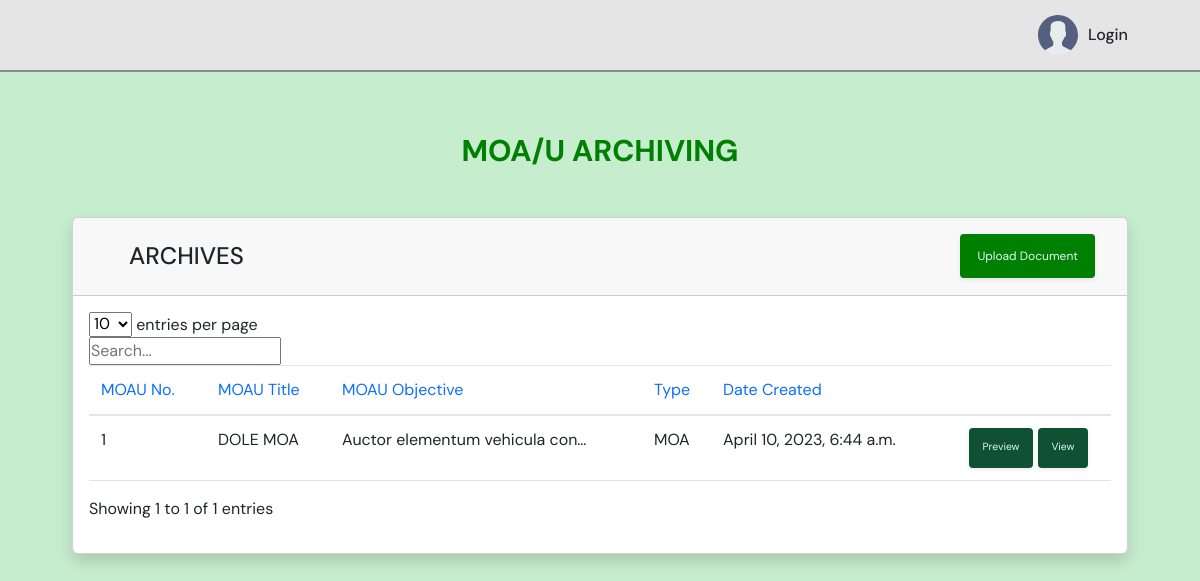
The app's page /moas/ with its own data.
### home/models.py (models this page shows, shortened)
class Moau(models.Model):
    TYPE = (
        ('MOA', 'MOA'),
        ('MOU', 'MOU')
    )
    moau_no = models.CharField(max_length=10, primary_key=True)
    moau_file = models.FileField(null=True, blank=True)
    moau_title = models.CharField(max_length=255, null=True, blank=True)
    moau_type = models.CharField(max_length=100, choices=TYPE, null=True, blank=True)
    moau_objective = models.TextField(null=True, blank=True)
    moau_approve_date = models.DateField(null=True, blank=True)
    moau_notarized_by = models.CharField(max_length=100, null=True, blank=True)
    moau_notarized_date = models.DateField(null=True, blank=True)
    created_at = models.DateTimeField(auto_now_add=True)
    created_by = models.CharField(max_length=100, null=True, blank=True)
    modified_at = models.DateTimeField(auto_now=True)
    modified_by = models.CharField(max_length=100, null=True, blank=True)
    class Meta:
        ordering = ['-created_at']

### home/views.py (the view)
# urls.py: path('moas/', views.moas, name="moas"),
def moas(request):
    moaus = Moau.objects.all()
    context = {
        'navbar': 'moa',
        'moaus': moaus
    }
    return render(request, 'home/moas.html', context)

### templates/home/moas.html (shortened to what this page needs)
{% extends 'index.html' %}
{% load static %}
{% block css %}
<link rel="stylesheet" href="{% static 'css/datatables.css' %}" />
{% endblock css %}
{% block content %}
<main>
	<div class="container">
		<h2 class="head-text">MOA/U ARCHIVING</h2>
		<div class="card shadow mb-4 mt-5">
			<div class="dashboard-header card-header py-3 d-flex flex-row align-items-center justify-content-between">
				<h4 class="font-weight-bold archives">Archives</h4>
				<a href="{% url 'add-moa' %}" class="add-docs d-none d-sm-inline-block btn btn-sm shadow-sm"> Upload Document </a>
			</div>
			<div class="card-body">
				<div class="table-responsive">
					<table class="table datatable" width="100%" cellspacing="0">
						<thead>
							<tr>
								<th>MOAU No.</th>
								<th>MOAU Title</th>
								<th>MOAU Objective</th>
								<th>Type</th>
								<th>Date Created</th>
								<th></th>
							</tr>
						</thead>
						<tbody>
							{% for moa in moaus %}
							<tr>
								<td>{{moa.moau_no}}</td>
								<td>{{moa.moau_title}}</td>
								<td>{{moa.moau_objective|truncatechars:30}}</td>
								<td>{{moa.moau_type}}</td>
								<td>{{moa.created_at}}</td>
								<td class="text-center">
									<span class="pop dl-docs d-none d-sm-inline-block btn btn-sm shadow-sm"> Preview </span>
									<a href="{% url 'moa' moa.moau_no %}" class="dl-docs d-none d-sm-inline-block btn btn-sm shadow-sm"> View </a>
								</td>
							</tr>
							{% endfor %}
						</tbody>
					</table>
				</div>
			</div>
		</div>
	</div>
</main>
 {% endblock content %}

### static/css/style.css (style rules this page uses)
:root { --clr-primary-400: hsl(228, 39%, 23%); --clr-white-500: #e1f6fb; --clr-white: #e5e5e5; --clr-gray: #8b8b8b; --clr-dark-gray: hwb(0 26% 74%); --clr-green-100: #75cb98; --clr-green-200: #5dd693; --clr-green-300: #66b366; --clr-green-400: #00b300; --clr-green-500: #198d19; --clr-green-600: #008000; --clr-green-700: #0f5132; }
*, *::before, *::after { box-sizing: border-box; }
* { margin: 0; padding: 0; font: inherit; }
html, body { position: relative; min-height: 100vh; }
body { font-family: "DM Sans", -apple-system, BlinkMacSystemFont, "Segoe UI", Roboto, Oxygen, Ubuntu, Cantarell, "Open Sans", "Helvetica Neue", sans-serif; text-rendering: optimizeSpeed; line-height: 1.5; background-color: #94dda485; }
a { text-decoration: none; }
main { padding-bottom: 370px; }
.container { padding-inline: 12px; }
.head-text { margin-top: 8.3rem; text-align: center; font-size: 30px; font-weight: 700; color: var(--clr-green-600); }
.archives { padding: 0.5rem 0 0 2.5rem; text-transform: uppercase; }
.add-docs { font-size: 0.75rem; color: var(--clr-white-500); background-color: var(--clr-green-600); padding: 0.75rem 1rem; margin-right: 1rem; }
.dl-docs { font-size: 0.65rem; line-height: 1.2; color: var(--clr-white-500); background-color: var(--clr-green-700); padding: 0.8rem; }
table { border-collapse: collapse; }
.table { width: 100%; margin-bottom: 1rem; color: #858796; }
.table th, .table td { padding: 0.75rem; vertical-align: top; border-top: 1px solid #e3e6f0; }
.table thead th { vertical-align: bottom; border-bottom: 2px solid #e3e6f0; }
.table-responsive { display: block; width: 100%; overflow-x: auto; -webkit-overflow-scrolling: touch; }
@media (min-width: 575px) { .container { max-width: 570px; width: 100%; margin-inline: auto; } }
@media (min-width: 768px) { :root { --fs-2: 6rem; --fs-3: 5.5rem; } }
@media (min-width: 768px) { .container { max-width: 720px; } }
@media (min-width: 992px) { :root { --fs-3: 7rem; } }
@media (min-width: 992px) { .container { max-width: 150rem; width: 90%; margin: auto; } }
@media (min-width: 1200px) { .container { max-width: 150rem; width: 90%; margin: auto; } }

### records on screen
Moau: moau_no "1", moau_title "DOLE MOA", moau_objective "Auctor elementum vehicula con…", moau_type "MOA", created_at "April 10, 2023, 6:44 a.m."
